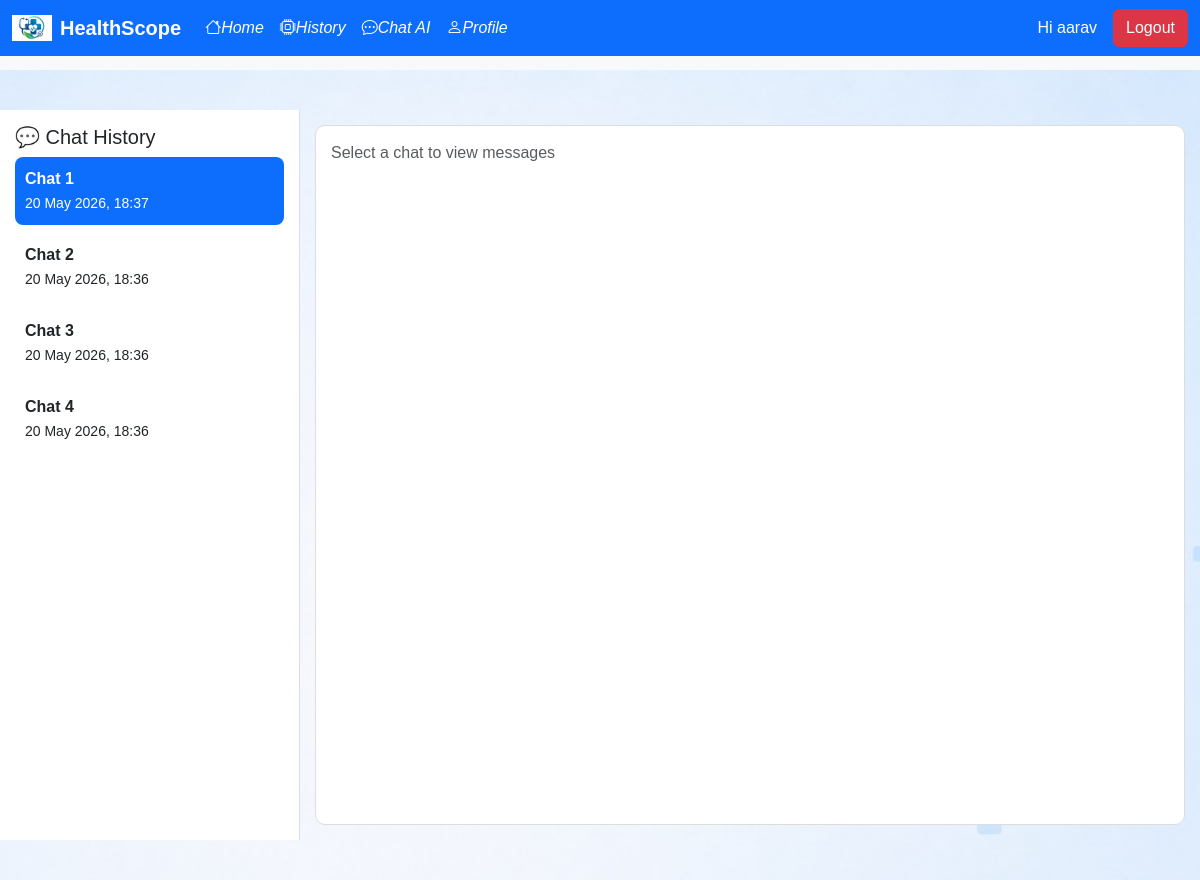
Screenshot of /chate/chat/history/ (signed in) with the database file from the repository.
### apps/chat/models.py (models this page shows, shortened)
class Conversation(models.Model):
    user = models.ForeignKey(User, on_delete=models.CASCADE)
    title = models.CharField(max_length=200, blank=True)
    created_at = models.DateTimeField(auto_now_add=True)

### apps/chat/views.py (the view)
# urls.py: path('history/', history_page, name='history'),
@login_required
def history_page(request):
    conversations = Conversation.objects.filter(user=request.user).order_by('-created_at')
    return render(request, 'chat/history.html', {
        "conversations": conversations
    })

### templates/chat/history.html (shortened to what this page needs)
{% extends 'base.html' %}
{% load static %}
{% block content %}
  <div class="profile-bg">
    <div class="main-container">
      <div class="sidebar">
        <h5>💬 Chat History</h5>
        {% for conv in conversations %}
          <div class="chat-item" onclick="loadConversation({{ conv.id }}, this)">
            <strong>Chat {{ forloop.counter }}</strong><br />
            <small>{{ conv.created_at|date:'d M Y, H:i' }}</small>
          </div>
        {% empty %}
          <p>No chats yet</p>
        {% endfor %}
      </div>
      <div class="chat-area">
        <div id="chat-box" class="chat-box">
          <p class="text-muted">Select a chat to view messages</p>
        </div>
      </div>
    </div>
  </div>
{% endblock %}

### templates/base.html (shortened to what this page needs)
{% load static %}
<!DOCTYPE html>
<html lang="en">
  <head>
    <link href="https://cdn.jsdelivr.net/npm/bootstrap@5.3.8/dist/css/bootstrap.min.css" rel="stylesheet" />
    <link href="https://cdn.jsdelivr.net/npm/bootstrap-icons@1.11.3/font/bootstrap-icons.css" rel="stylesheet" />
  </head>
  <body style="padding-top: 70px;">
    <nav class="navbar navbar-expand-lg navbar-dark bg-primary fixed-top">
      <div class="container-fluid">
        <a class="navbar-brand d-flex align-items-center" href="{% url 'home' %}">
          <img src="{% static 'images\c4330dc9-cd7a-4d83-8b1e-c3cf85d68733.jpeg' %}" width="40" class="me-2" />
          <strong>HealthScope</strong>
        </a>
        <div class="collapse navbar-collapse" id="navbarSupportedContent">
          <ul class="navbar-nav me-auto mb-2 mb-lg-0">
            <li class="nav-item">
              <a class="nav-link active" href="{% url 'home' %}"><i class="bi bi-house">Home</i></a>
            </li>
            {% if user.is_authenticated %}
              <li class="nav-item">
                <a class="nav-link active" href="{% url 'history' %}"><i class="bi bi-cpu">History</i></a>
              </li>
              <li class="nav-item">
                <a class="nav-link active" href="{% url 'chatbot' %}"><i class="bi bi-chat-dots">Chat AI</i></a>
              </li>
              <li class="nav-item">
                <a class="nav-link active" href="{% url 'profile' %}"><i class="bi bi-person">Profile</i></a>
              </li>
            {% endif %}
          </ul>
          {% if not user.is_authenticated %}
            <a class="btn btn-outline-light mx-2" href="{% url 'login' %}">Login</a>
            <a class="btn btn-light" href="{% url 'register' %}">Register</a>
          {% else %}
            <span class="text-white me-3">Hi {{ user.username }}</span>
            <a class="btn btn-danger" href="{% url 'logout' %}">Logout</a>
          {% endif %}
        </div>
      </div>
    </nav>
    {% block content %}
    {% endblock %}
  </body>
</html>

### rows the page displays
Conversation: created_at "20 May 2026, 18:37"
Conversation: created_at "20 May 2026, 18:36"
Conversation: created_at "20 May 2026, 18:36"
Conversation: created_at "20 May 2026, 18:36"

### other values shown
{{ user.username }} "aarav"
